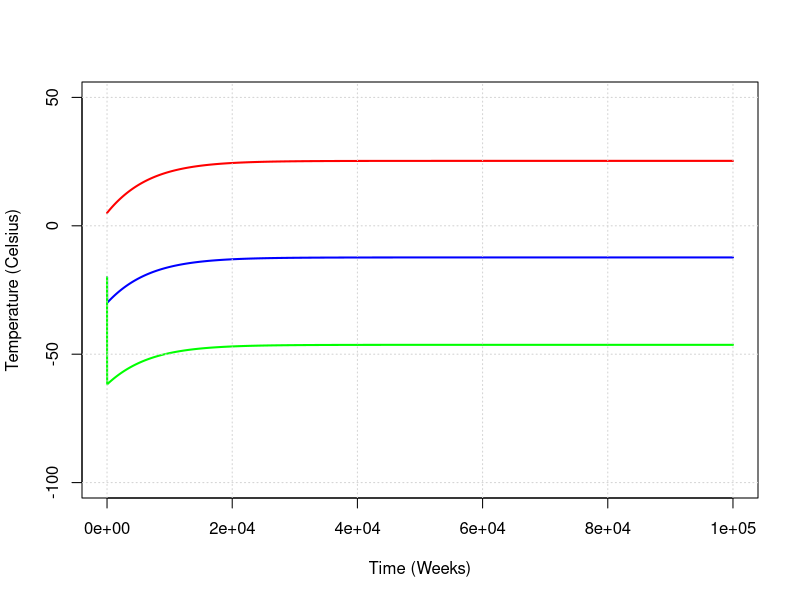
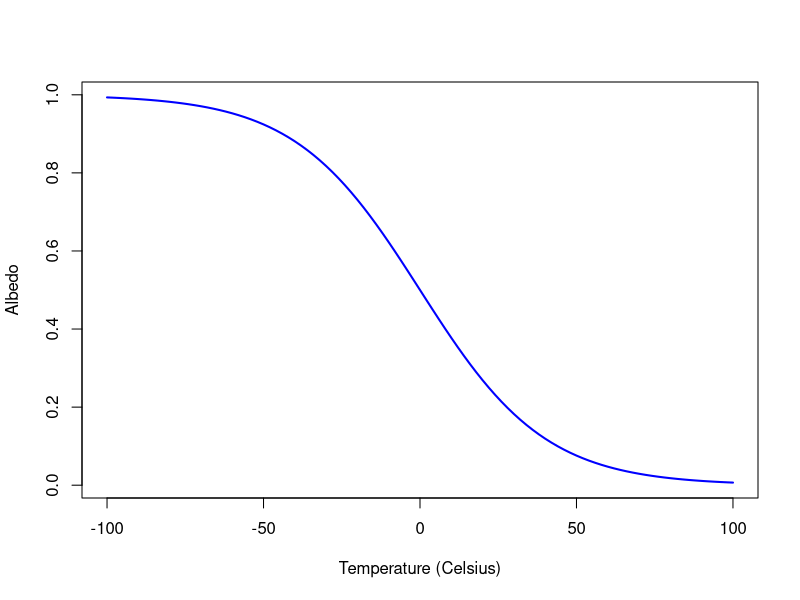
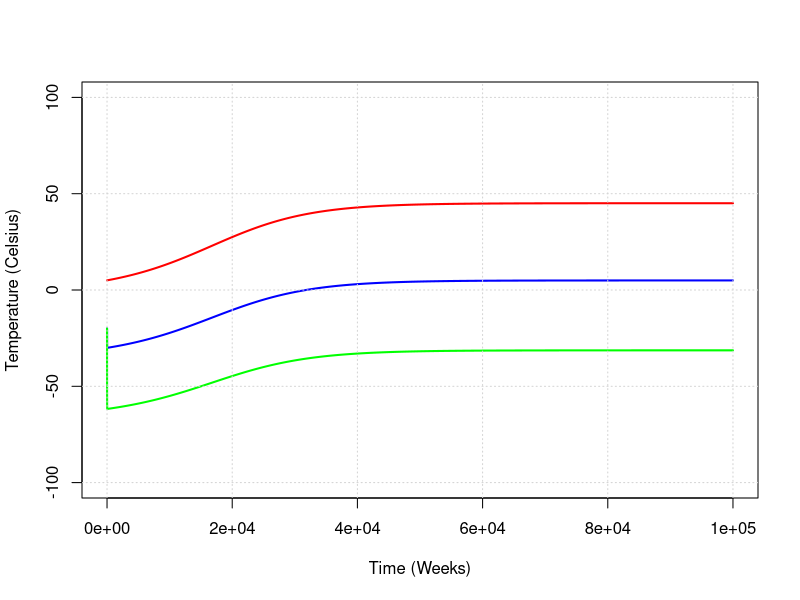
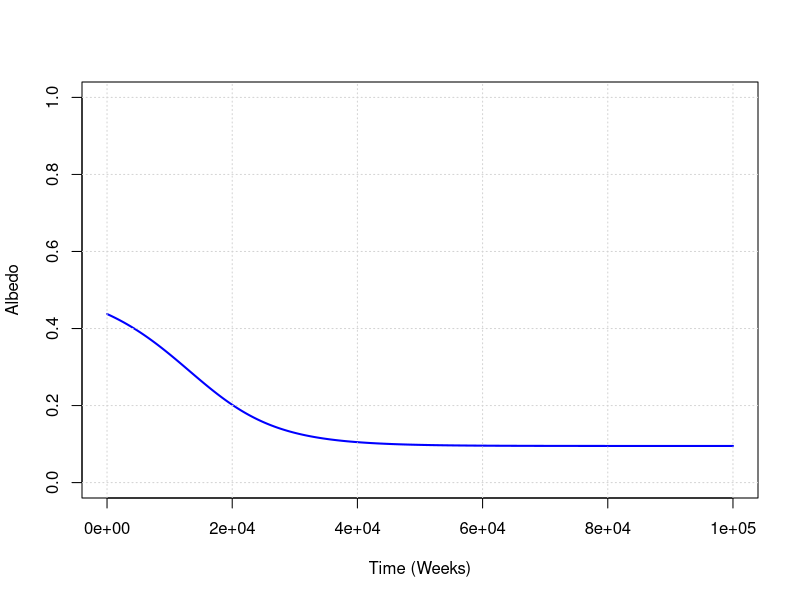

Recreate these plots in R, in order.
## ---- chunk 1
knitr::opts_chunk$set(echo = TRUE, fig.width = 6, fig.height = 4)
## ---- chunk 2
# Define a function to calculate the rates of change of the different
# temperatures in terms of the parameters and current temperatures.
change_rates <- function(T_surf, T_atm1, T_atm2, C_surf, C_atm1, C_atm2,
                         R_sun, alpha, sigma, epsilon1, epsilon2){

   A_surf <- (1-alpha)*R_sun + epsilon1*sigma*T_atm1^4 
                             + epsilon2*(1-epsilon1)*sigma*T_atm2^4
   R_surf <- sigma*T_surf^4
   
   A_atm1 <- epsilon1*sigma*T_surf^4 + epsilon2*epsilon1*sigma*T_atm2^4
   R_atm1 <- 2*epsilon1*sigma*T_atm1^4
   
   A_atm2 <- epsilon2*(1-epsilon1)*sigma*T_surf^4 + epsilon2*epsilon1*sigma*T_atm1^4
   R_atm2 <- 2*epsilon2*sigma*T_atm2^4
   
   T_dot_surf <- (A_surf - R_surf) / C_surf
   T_dot_atm1 <- (A_atm1 - R_atm1) / C_atm1
   T_dot_atm2 <- (A_atm2 - R_atm2) / C_atm2
  
   return( c(T_dot_surf, T_dot_atm1, T_dot_atm2) )
}

# Set up the relevant parameters.
R_sun <- 342 #W/m^2 or J/s/m^2
sigma <- 5.67 * 10^(-8) #W/m^2/K^4 or J/s/m^2/K^4
alpha <- 0.3 #fraction
epsilon1 <- 0.8 #fraction
epsilon2 <- 0.5 #fraction
C_surf <- 1.176 * 10^(10) #J/K
C_atm <- 1.4 * 10^7 #J/K

# Assume the heat capacities of the two layers of atmosphere are equal.
C_atm1 <- 0.5 * C_atm #J/K
C_atm2 <- 0.5 * C_atm #J/K

# Set up the initial temperatures.
T_surf_0 <- 5 #C
T_atm1_0 <- -20 #C
T_atm2_0 <- -20 #C

# Set up a sequence of times to calculate the temperatures. Since the temperature 
# of the Earth changes slowly, increment the times by weeks instead of seconds.
num_steps <- 100000
times_weeks <- seq(num_steps)

# Since the units for the rates of change are J/s and K/s, we
# need to express convert weeks to seconds for the calculations.
times <- times_weeks * 60*60*24*7
 
# Create dummy lists to store the temperatures over time.   
Ts_surf <- matrix(0,1,num_steps)
Ts_atm1 <- matrix(0,1,num_steps)
Ts_atm2 <- matrix(0,1,num_steps)

# Insert the initial temperatures into the storage lists.
Ts_surf[1] <- T_surf_0
Ts_atm1[1] <- T_atm1_0
Ts_atm2[1] <- T_atm2_0

# Iteratively fill in the temperatures in the storage lists.
for(t in 2:num_steps){
        
  # Calculate the time step.
  delta <- times[t] - times[t-1] 
  
  # Convert the previous temperatures from Celsius to Kelvin.
  T_surf_K <- Ts_surf[t-1] + 273
  T_atm1_K <- Ts_atm1[t-1] + 273
  T_atm2_K <- Ts_atm2[t-1] + 273
  
  # Input the previous temperatures into the change_rates function.
  rates <- change_rates(T_surf_K, T_atm1_K, T_atm2_K, C_surf, 
                        C_atm1, C_atm2, R_sun, alpha, 
                        sigma, epsilon1, epsilon2)
  
  # Calculate the current temperatures using the previous temperatures, 
  # time step, and rates of change.
  Ts_surf[t] <- Ts_surf[t-1] + delta * rates[1]
  Ts_atm1[t] <- Ts_atm1[t-1] + delta * rates[2]
  Ts_atm2[t] <- Ts_atm2[t-1] + delta * rates[3]
}

# Plot the results
plot(times_weeks,Ts_surf,type="l",ylim=c(-100,50),col="red",lwd=2,
     xlab="Time (Weeks)",ylab="Temperature (Celsius)")
lines(times_weeks,Ts_atm1,type="l",col="blue",lwd=2)
lines(times_weeks,Ts_atm2,type="l",col="green",lwd=2)
grid()

# Print the final temperatures
message(sprintf("Temperature of Surface (in deg Cel): %3.1f",Ts_surf[num_steps]))
message(sprintf("Temperature of Lower Atmosphere (in deg Cel): %3.1f",Ts_atm1[num_steps]))
message(sprintf("Temperature of Upper Atmosphere (in deg Cel): %3.1f",Ts_atm2[num_steps]))
## ---- chunk 3
curve(1/(1+exp(x/20)),-100,100,lwd=2,col="blue",
     xlab="Temperature (Celsius)",ylab="Albedo") 
## ---- chunk 4
# Define a function to calculate the rates of change of the different
# temperatures in terms of the parameters and current temperatures.
change_rates <- function(T_surf, T_atm1, T_atm2, C_surf, C_atm1, C_atm2,
                         R_sun, alpha, sigma, epsilon1, epsilon2){

   A_surf <- (1-alpha)*R_sun + epsilon1*sigma*T_atm1^4 
                             + epsilon2*(1-epsilon1)*sigma*T_atm2^4
   R_surf <- sigma*T_surf^4
   
   A_atm1 <- epsilon1*sigma*T_surf^4 + epsilon2*epsilon1*sigma*T_atm2^4
   R_atm1 <- 2*epsilon1*sigma*T_atm1^4
   
   A_atm2 <- epsilon2*(1-epsilon1)*sigma*T_surf^4 + epsilon2*epsilon1*sigma*T_atm1^4
   R_atm2 <- 2*epsilon2*sigma*T_atm2^4
   
   T_dot_surf <- (A_surf - R_surf) / C_surf
   T_dot_atm1 <- (A_atm1 - R_atm1) / C_atm1
   T_dot_atm2 <- (A_atm2 - R_atm2) / C_atm2
  
   return( c(T_dot_surf, T_dot_atm1, T_dot_atm2) )
}

# Set up the relevant parameters.
R_sun <- 342 #W/m^2 or J/s/m^2
sigma <- 5.67 * 10^(-8) #W/m^2/K^4 or J/s/m^2/K^4
epsilon1 <- 0.8 #fraction
epsilon2 <- 0.5 #fraction
C_surf <- 1.176 * 10^(10) #J/K
C_atm <- 1.4 * 10^7 #J/K

# Assume the heat capacities of the two layers of atmosphere are equal.
C_atm1 <- 0.5 * C_atm #J/K
C_atm2 <- 0.5 * C_atm #J/K

# Set up the initial temperatures and albedo.
T_surf_0 <- 5 #C
T_atm1_0 <- -20 #C
T_atm2_0 <- -20 #C

# Calculate initial albedo.
alpha_0 <- 1/(1+exp(T_surf_0/20))

# Set up a sequence of times to calculate the temperatures.
# Since the temperature of the Earth changes slowly, increment 
# the times by weeks instead of seconds.
num_steps <- 100000
times_weeks <- seq(num_steps)

# Since the units for the rates of change are J/s and K/s, we
# need to express convert weeks to seconds for the calculations.
times <- times_weeks * 60*60*24*7
 
# Create dummy lists to store the temperatures and albedo over time.   
Ts_surf <- matrix(0,1,num_steps)
Ts_atm1 <- matrix(0,1,num_steps)
Ts_atm2 <- matrix(0,1,num_steps)
albedos <- matrix(0,1,num_steps)

# Insert the initial temperatures into the storage lists.
Ts_surf[1] <- T_surf_0
Ts_atm1[1] <- T_atm1_0
Ts_atm2[1] <- T_atm2_0
albedos[1] <- alpha_0

# Iteratively fill in the temperatures in the storage lists.
for(t in 2:num_steps){
        
  # Calculate the time step.
  delta <- times[t] - times[t-1] 
  
  # Convert the previous temperatures from Celsius to Kelvin.
  T_surf_K <- Ts_surf[t-1] + 273
  T_atm1_K <- Ts_atm1[t-1] + 273
  T_atm2_K <- Ts_atm2[t-1] + 273
  
  # Get previous albedo.
  alpha <- albedos[t-1]
  
  # Input the previous temperatures into the change_rates function.
  rates <- change_rates(T_surf_K, T_atm1_K, T_atm2_K, C_surf, 
                        C_atm1, C_atm2, R_sun, alpha, 
                        sigma, epsilon1, epsilon2)
  
  # Calculate the current temperatures using the previous temperatures, 
  # time step, and rates of change.
  Ts_surf[t] <- Ts_surf[t-1] + delta * rates[1]
  Ts_atm1[t] <- Ts_atm1[t-1] + delta * rates[2]
  Ts_atm2[t] <- Ts_atm2[t-1] + delta * rates[3]
  
  # Calculate current albedo.
  albedos[t] <- 1/(1+exp(Ts_surf[t-1]/20))
}

# Plot the results
plot(times_weeks,Ts_surf,type="l",ylim=c(-100,100),col="red",lwd=2,
     xlab="Time (Weeks)",ylab="Temperature (Celsius)")
lines(times_weeks,Ts_atm1,type="l",col="blue",lwd=2)
lines(times_weeks,Ts_atm2,type="l",col="green",lwd=2)
grid()

# Plot the albedos
plot(times_weeks,albedos,type="l",ylim=c(0,1),col="blue",lwd=2,
     xlab="Time (Weeks)",ylab="Albedo")
grid()

# Print the final temperatures
message(sprintf("Temperature of Surface (in deg Cel): %3.1f",Ts_surf[num_steps]))
message(sprintf("Temperature of Lower Atmosphere (in deg Cel): %3.1f",Ts_atm1[num_steps]))
message(sprintf("Temperature of Upper Atmosphere (in deg Cel): %3.1f",Ts_atm2[num_steps]))
message(sprintf("Albedo: %3.2f",albedos[num_steps]))
